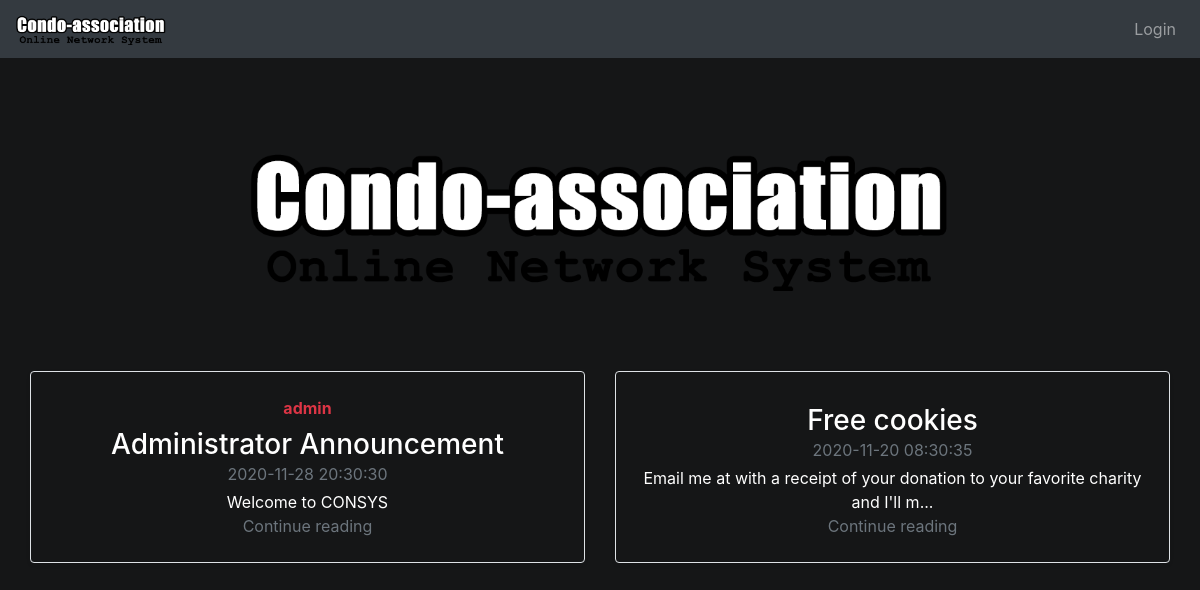
The page / on the database its author committed.
### tables this page shows
CREATE TABLE `posts` (
  `post_id` INT NOT NULL AUTO_INCREMENT,
  `user_id` INT NOT NULL,
  `post_date` DATETIME NOT NULL,
  `view_permission` VARCHAR(45) DEFAULT "public",
  `title` VARCHAR(45),
  `content` VARCHAR(1000),
  `image_id` VARCHAR(45) DEFAULT "none",  
  `is_announcement` INT(1) DEFAULT 0,  
  PRIMARY KEY (`post_id`),
  FOREIGN KEY (`user_id`) REFERENCES condo_owners(`user_id`) ON DELETE CASCADE
);

CREATE TABLE `condo_owners` (
  `user_id` INT NOT NULL AUTO_INCREMENT,
  `name` VARCHAR(45) NOT NULL,
  `email` VARCHAR(45) NOT NULL,
  `password` VARCHAR(255) NOT NULL, 
  `primary_address` VARCHAR(45) NOT NULL,
  `privilege` VARCHAR(45) NOT NULL,
  PRIMARY KEY (`user_id`)
);

### includes/config_inc.php (called while the page is built, shortened)
<?php
    $home_url = "index.php";
    $login_url = "login.php";
    $active_page = substr($_SERVER["SCRIPT_NAME"],strrpos($_SERVER["SCRIPT_NAME"],"/")+1);

### functions_inc.php (called while the page is built, shortened)
<?php
function fetch_user_by_id($conn, $uid) {
    $sql = "SELECT * FROM condo_owners WHERE user_id = ?;";
    $stmt = mysqli_stmt_init($conn);
    if(!mysqli_stmt_prepare($stmt, $sql)) {
        header("location: ../index.php?error=stmterror");
        exit();
    }
    mysqli_stmt_bind_param($stmt, "i", $uid);
    mysqli_stmt_execute($stmt);
    $query_result = mysqli_stmt_get_result($stmt);
    if ($row = mysqli_fetch_assoc($query_result)) {
        return $row;
    }
    else {
        return false;
    }
}

### includes/post_functions_inc.php (the view, shortened to what this page needs)
<?php
function print_posts_no_id($conn) {
    require_once "functions_inc.php";
    $sql = "SELECT * FROM posts ORDER BY is_announcement DESC, post_id DESC;";
    $query_result = mysqli_query($conn, $sql);
    echo '<div class="row mb-2 margin-top">';
    if($query_result) {
        while($row = mysqli_fetch_assoc($query_result)) {
            $content = $row["content"];
            if(strlen($content) > 100)
                $content = substr($content, 0, 100)."...";
            $user = fetch_user_by_id($conn, $row["user_id"]);
            $message_type = "primary";
            if($row["is_announcement"] == 1)
                $message_type = "danger";
            if(!isset($_SESSION["privilege"])) {
                if($row["view_permission"] != "public")
                    continue;
            }
            else {
                if($row["view_permission"] == "admin" && $_SESSION["privilege"] != "admin")
                    continue;
            }
            echo '
                <div class="col-md-6">
                    <div class="row no-gutters border rounded overflow-hidden flex-md-row mb-4 shadow-sm h-md-250 position-relative">
                        <div class="col p-4 d-flex flex-column position-static">
                            <strong class="d-inline-block mb-2 text-'. $message_type .'">'.$user["name"].'</strong>
                            <h3 class="mb-0">'. $row["title"] .'</h3>
                            <div class="mb-1 text-muted">'. $row["post_date"] .'</div>
                            <p class="card-text mb-auto">'. $content .'</p>
                            <a href="post.php?pid='. $row["post_id"] .'" class="stretched-link text-muted">Continue reading</a>
                        </div>
                    </div>
                </div>';
        }
    }
    echo '</div>';
}

### templates/header.php (shortened to what this page needs)
<?php
    require_once "includes/config_inc.php";
?>
<!DOCTYPE html>
<html lang="en">
<head>
    <link rel="stylesheet" href="https://cdn.jsdelivr.net/npm/bootstrap@4.5.3/dist/css/bootstrap.min.css">
    <link rel="stylesheet" href="css/style.css">
</head>
<body>
    <nav class="navbar navbar-expand-md bg-dark navbar-dark fixed-top">
        <a id="logo" class="navbar-brand" href="<?php echo $home_url ?>">
    <img src="uploads/logo.png" alt="Home" style="width:150px;height:30px;">
    </a>
        <div class="collapse navbar-collapse" id="collapsibleNavbar">
            <ul class="navbar-nav ml-auto">
                <li class="nav-item">
                <?php
                    if (isset($_SESSION["user_id"])) {
                        echo "<a class=\"nav-link ";
                            if(strpos($active_page, "email") !== false)
                                echo "active";
                        echo "\" href=\"{$email_url}\">Email</a>";
                        if ($_SESSION["privilege"] == "admin") {
                            echo "<li class=\"nav-item\"><a class=\"nav-link ";
                            if(strpos($active_page, "admin") !== false)
                                echo "active";
                            echo "\" href=\"{$admin_url}\">Admin</a></li>";
                        }
                        echo "<li class=\"nav-item\"><a class=\"nav-link ";
                            if($active_page == "{$settings_url}")
                                echo "active";
                            echo "\" href=\"{$settings_url}\">Settings</a></li>";
                        echo "<a class=\"nav-link ";
                            if($active_page == "profile.php")
                                echo "active";
                        echo "\" href=\"{$profile_url}?uid={$_SESSION["user_id"]}\" >Profile</a>";
                    }
                    else {
                        echo "<a class=\"nav-link ";
                            if($active_page == "{$login_url}")
                                echo "active";
                        echo "\" href=\"{$login_url}\">Login</a>";
                    }
                ?>
                </li>
            </ul>
        </div>
    </nav>
    <div class="container-fluid margin-top">

### index.php (shortened to what this page needs)
<?php
    include_once "templates/header.php";
?>
<div class="col-md-12 text-center">
    <h2>&nbsp </h2>
    <br>
    <img src="uploads/logo.png" alt="Condo Association Online Network System" style="width:700px;height:141px;">
    <?php
        require_once "includes/db_handler_inc.php";
        require_once "includes/post_functions_inc.php";
        if (isset($_SESSION["user_id"])){
            print_posts($conn,$_SESSION["user_id"]);
        }
        else{
        print_posts_no_id($conn);
        }
    ?>
</div>
<?php
    include_once "templates/footer.php";
?>

### templates/footer.php (shortened to what this page needs)
</div>
</body>
</html>

### css/style.css (style rules this page uses)
body { color: #fff; background-color: #151617; }
.margin-top { margin-top : 5rem; }

### rows shown on the page
posts: user.name "admin", title "Administrator Announcement", post_date "2020-11-28 20:30:30", content "Welcome to CONSYS"
posts: title "Free cookies", post_date "2020-11-20 08:30:35", content "Email me at with a receipt of your donation to your favorite charity and I'll m..."
